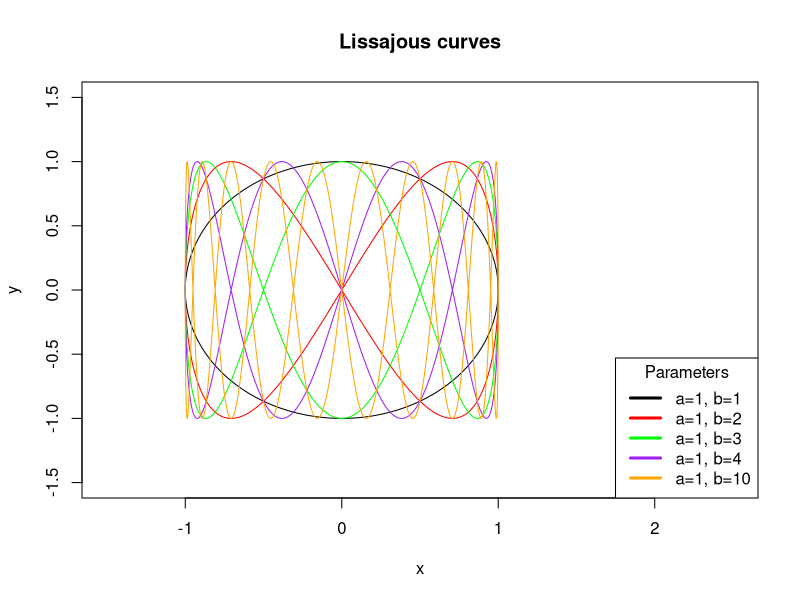
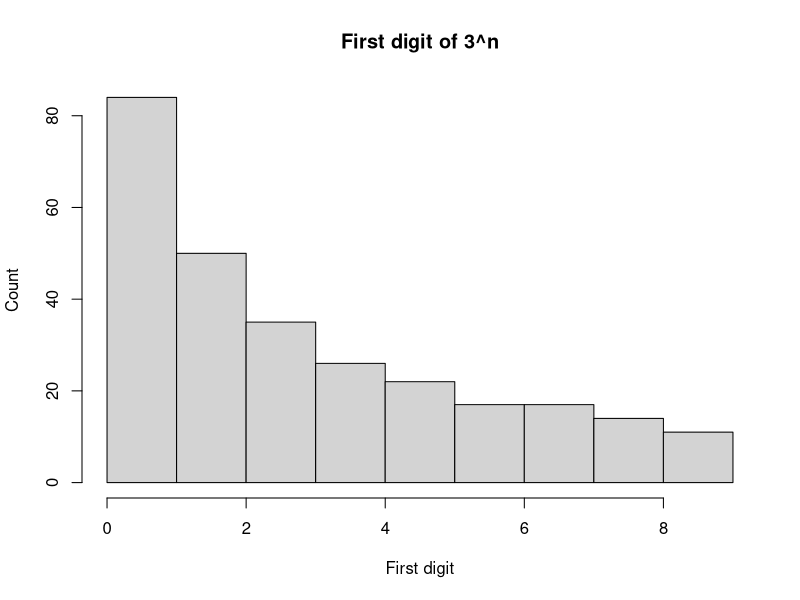

These charts were generated, in order, by the following R code:
##### Lissajous curves

# controls step sizes for parameterization
index <- seq(0, 100, by = 0.001)

# plots standard circle for reference
xs <- cos(index)
ys <- sin(index)
plot(xs,ys, type = "l",
     xlab = "x",
     ylab = "y",
     xlim = c(-1.5,2.5),
     ylim = c(-1.5,1.5),
     main = "Lissajous curves")

# graphs curve given parameters and color
graph <- function(a,b,color){
  xs <- cos(a*index)
  ys <- sin(b*index)
  lines(xs,ys,col=color)
}

# graphs with a = 1 and b varying
as <- c(1,1,1,1)
# bs <- c((1+sqrt(5))/2,3+sqrt(3),4+sqrt(32),pi)
bs <- c(2,3,4,10)
colors <- c("red","green","purple","orange")
for(i in 1:4){
  graph(as[i],bs[i],colors[i])
}
legend("bottomright", title = "Parameters",
       legend = c(paste0("a=1, b=1"),
                  paste0("a=",as[1],", b=",bs[1]),
                  paste0("a=",as[2],", b=",bs[2]),
                  paste0("a=",as[3],", b=",bs[3]),
                  paste0("a=",as[4],", b=",bs[4])),
       lwd = 3,
       col = c("black","red","green","purple","orange"))


##### Benford's law
n <- 1000
index <- index <- seq(1, n, by = 1)
powers <- 13^index
firstdig <- as.numeric(substr(powers, 1, 1))
hist(firstdig,
     breaks = seq(0,9,by=1),
     xlab = "First digit",
     ylab = "Count",
     main = "First digit of 3^n")
